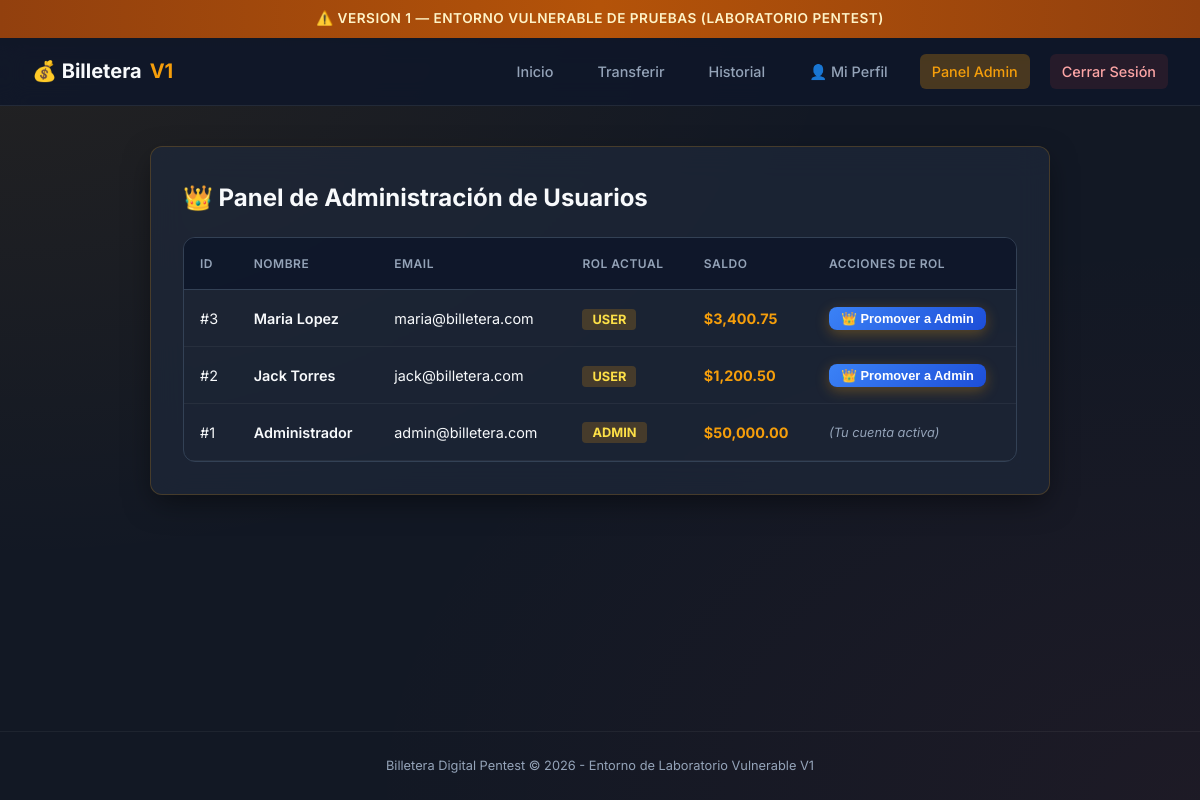
Screenshot of /app/src/admin/panel.php (signed in) with the database file from the repository.
### tables this page shows
CREATE TABLE IF NOT EXISTS cuentas (
    id INT AUTO_INCREMENT PRIMARY KEY,
    usuario_id INT NOT NULL,
    saldo DECIMAL(10,2) DEFAULT 0.00,
    numero_cuenta VARCHAR(20) NOT NULL,
    FOREIGN KEY (usuario_id) REFERENCES usuarios(id)
);

CREATE TABLE IF NOT EXISTS usuarios (
    id INT AUTO_INCREMENT PRIMARY KEY,
    nombre VARCHAR(100) NOT NULL,
    email VARCHAR(100) NOT NULL UNIQUE,
    password VARCHAR(255) NOT NULL,           
    rol ENUM('user','admin') DEFAULT 'user',
    foto_perfil VARCHAR(255) DEFAULT NULL,
    token_recuperacion VARCHAR(255) DEFAULT NULL,
    creado_en DATETIME DEFAULT CURRENT_TIMESTAMP
);

### app/src/admin/panel.php (the view, shortened to what this page needs)
<?php
require_once __DIR__ . '/../config/db.php';
$usuarios = mysqli_query($conn, "SELECT usuarios.id, nombre, email, rol, saldo
    FROM usuarios JOIN cuentas ON usuarios.id = cuentas.usuario_id ORDER BY usuarios.id DESC");
?>
<!DOCTYPE html>
<html lang="es">
<head>
    <link rel="stylesheet" href="../css/style.css">
</head>
<body>
    <div class="version-banner">
        ⚠️ VERSION 1 — ENTORNO VULNERABLE DE PRUEBAS (LABORATORIO PENTEST)
    </div>
    <header class="navbar">
        <a href="../index.php" class="brand">💰 Billetera<span>V1</span></a>
        <nav>
            <a href="../index.php">Inicio</a>
            <a href="../transferir.php">Transferir</a>
            <a href="../historial.php">Historial</a>
            <a href="../perfil.php">👤 Mi Perfil</a>
            <a href="panel.php" class="active">Panel Admin</a>
            <a href="../logout.php" class="btn-logout">Cerrar Sesión</a>
        </nav>
    </header>
    <main class="container">
        <div class="card">
            <h2 class="card-title">👑 Panel de Administración de Usuarios</h2>
            <div class="table-container">
                <table>
                    <thead>
                        <tr>
                            <th>ID</th>
                            <th>Nombre</th>
                            <th>Email</th>
                            <th>Rol Actual</th>
                            <th>Saldo</th>
                            <th>Acciones de Rol</th>
                        </tr>
                    </thead>
                    <tbody>
                        <?php while ($u = mysqli_fetch_assoc($usuarios)): ?>
                        <tr>
                            <td>#<?= $u['id'] ?></td>
                            <td style="font-weight:600;"><?= $u['nombre'] ?></td>
                            <td><?= $u['email'] ?></td>
                            <td>
                                <span style="background:rgba(245, 158, 11, 0.2); color:#fde047; padding:3px 10px; border-radius:4px; font-weight:700; font-size:0.8rem;">
                                    <?= strtoupper($u['rol']) ?>
                                </span>
                            </td>
                            <td style="color:var(--accent-amber); font-weight:700;">$<?= number_format((float)$u['saldo'], 2) ?></td>
                            <td>
                                <form method="POST" action="panel.php" style="display:inline-block; margin:0;">
                                    <?php if ($u['id'] == $_SESSION['usuario_id']): ?>
                                        <span style="font-size:0.8rem; color:var(--text-muted); font-style:italic;">(Tu cuenta activa)</span>
                                    <?php elseif ($u['rol'] === 'user'): ?>
                                        <button type="submit" name="nuevo_rol" value="admin" class="btn" style="padding:4px 12px; font-size:0.8rem; background:linear-gradient(135deg, #3b82f6 0%, #1d4ed8 100%); color:white; width:auto; margin:0;">
                                            👑 Promover a Admin
                                        </button>
                                    <?php else: ?>
                                        <button type="submit" name="nuevo_rol" value="user" class="btn" style="padding:4px 12px; font-size:0.8rem; background:linear-gradient(135deg, #475569 0%, #334155 100%); color:white; width:auto; margin:0;">
                                            👤 Cambiar a User
                                        </button>
                                    <?php endif; ?>
                                </form>
                            </td>
                        </tr>
                        <?php endwhile; ?>
                    </tbody>
                </table>
            </div>
        </div>
    </main>
    <footer>
        Billetera Digital Pentest &copy; 2026 - Entorno de Laboratorio Vulnerable V1
    </footer>
</body>
</html>

### app/src/css/style.css (style rules this page uses)
:root { --bg-primary: #121824; --bg-card: rgba(30, 41, 59, 0.7); --bg-card-border: rgba(245, 158, 11, 0.2); --accent-amber: #f59e0b; --accent-amber-glow: rgba(245, 158, 11, 0.25); --text-main: #f8fafc; --text-muted: #94a3b8; --danger: #ef4444; --success: #10b981; --input-bg: #0f172a; --input-border: #334155; --radius: 12px; --shadow: 0 10px 30px -5px rgba(0, 0, 0, 0.5); }
* { box-sizing: border-box; margin: 0; padding: 0; }
body { font-family: 'Inter', system-ui, -apple-system, sans-serif; background-color: var(--bg-primary); background-image: radial-gradient(at 0% 0%, rgba(245, 158, 11, 0.08) 0px, transparent 50%), radial-gradient(at 100% 100%, rgba(239, 68, 68, 0.05) 0px, transparent 50%); color: var(--text-main); min-height: 100vh; display: flex; flex-direction: column; line-height: 1.6; }
.version-banner { background: linear-gradient(90deg, #92400e 0%, #b45309 50%, #92400e 100%); color: #fef3c7; text-align: center; padding: 8px 16px; font-size: 0.85rem; font-weight: 600; letter-spacing: 0.5px; display: flex; align-items: center; justify-content: center; gap: 8px; box-shadow: 0 2px 10px rgba(0, 0, 0, 0.3); }
.navbar { background: rgba(15, 23, 42, 0.85); backdrop-filter: blur(12px); border-bottom: 1px solid rgba(255, 255, 255, 0.08); padding: 1rem 2rem; display: flex; justify-content: space-between; align-items: center; }
.navbar .brand { font-size: 1.25rem; font-weight: 700; color: var(--text-main); display: flex; align-items: center; gap: 8px; text-decoration: none; }
.navbar .brand span { color: var(--accent-amber); }
.navbar nav { display: flex; gap: 1.25rem; align-items: center; }
.navbar nav a { color: var(--text-muted); text-decoration: none; font-size: 0.9rem; font-weight: 500; transition: all 0.2s ease; padding: 6px 12px; border-radius: 6px; }
.navbar nav a.active { color: var(--accent-amber); background: var(--accent-amber-glow); }
.btn-logout { color: #fca5a5 !important; background: rgba(239, 68, 68, 0.1) !important; }
.container { max-width: 900px; width: 90%; margin: 2.5rem auto; flex: 1; }
.card { background: var(--bg-card); backdrop-filter: blur(16px); border: 1px solid var(--bg-card-border); border-radius: var(--radius); padding: 2rem; box-shadow: var(--shadow); margin-bottom: 1.5rem; animation: fadeIn 0.3s cubic-bezier(0.16, 1, 0.3, 1); }
.card-title { font-size: 1.5rem; font-weight: 700; margin-bottom: 1.25rem; color: var(--text-main); display: flex; align-items: center; gap: 10px; }
.btn { display: inline-flex; align-items: center; justify-content: center; width: 100%; padding: 0.85rem 1.5rem; background: linear-gradient(135deg, #f59e0b 0%, #d97706 100%); color: #0f172a; font-weight: 700; font-size: 0.95rem; border: none; border-radius: 8px; cursor: pointer; transition: all 0.2s ease; text-decoration: none; box-shadow: 0 4px 14px rgba(245, 158, 11, 0.3); }
.table-container { overflow-x: auto; border-radius: var(--radius); border: 1px solid var(--input-border); }
table { width: 100%; border-collapse: collapse; text-align: left; font-size: 0.9rem; }
th { background: rgba(15, 23, 42, 0.9); color: var(--text-muted); font-weight: 600; padding: 1rem; border-bottom: 1px solid var(--input-border); text-transform: uppercase; font-size: 0.75rem; letter-spacing: 0.5px; }
td { padding: 1rem; border-bottom: 1px solid rgba(255, 255, 255, 0.05); color: var(--text-main); }
footer { text-align: center; padding: 1.5rem; font-size: 0.8rem; color: var(--text-muted); border-top: 1px solid rgba(255, 255, 255, 0.05); margin-top: auto; }

### rows the page displays
cuentas: usuario "3", usuario.nombre "Maria Lopez", usuario.email "maria@billetera.com", usuario.rol "USER", saldo "3,400.75", shows "👑 Promover a Admin"
cuentas: usuario "2", usuario.nombre "Jack Torres", usuario.email "jack@billetera.com", usuario.rol "USER", saldo "1,200.50", shows "👑 Promover a Admin"
cuentas: usuario "1", usuario.nombre "Administrador", usuario.email "admin@billetera.com", usuario.rol "ADMIN", saldo "50,000.00", shows "(Tu cuenta activa)"
